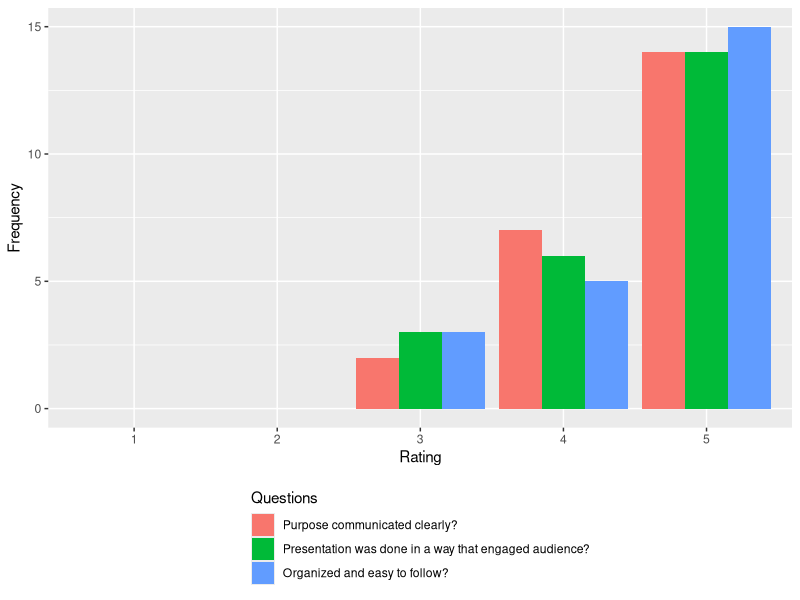

The R script that drew this image:
## ---- chunk 1
library(readr)
eval = read.csv("Group 5 Evaluations.csv", stringsAsFactors = FALSE)
## ---- chunk 2
library(ggplot2)
library(reshape)
library(plyr)
eval_num = eval[,1:4]
set.seed(10)
eval_num$extra = replicate(nrow(eval_num), sample(1:5, 1))
names(eval_num) = c("Timestamp", "Purpose communicated clearly?", "Presentation was done in a way that engaged audience?", "Organized and easy to follow?", "Extra")
num_questions = melt(eval_num, id="Timestamp")
names(num_questions) = c("Timestamp", "Questions", "Rating")
num_questions$Rating = as.factor(num_questions$Rating)

df_questions=ddply(num_questions,.(Questions),summarise,
              prop=(table(Rating)),
              Rating=names(table(Rating)))
df_questions = df_questions[df_questions$Questions!="Extra",]
df_questions$Rating = as.factor(df_questions$Rating)
df_questions$prop = as.numeric(df_questions$prop)
names(df_questions)[2] = "Frequency"

# Frequency Graph 
ggplot(df_questions,aes(x = Rating, y = Frequency,fill=Questions))+
  geom_bar(stat="identity",position='dodge') +
  theme(legend.direction = "vertical", legend.position = "bottom")
## ---- chunk 3
cat(paste('-', eval$What.did.you.like.most.about.the.presentation.), sep = '\n') 
## ---- chunk 4
cat(paste('-', eval$What.areas.might.you.suggest.for.improvement.not.listed.above.), sep = '\n')
